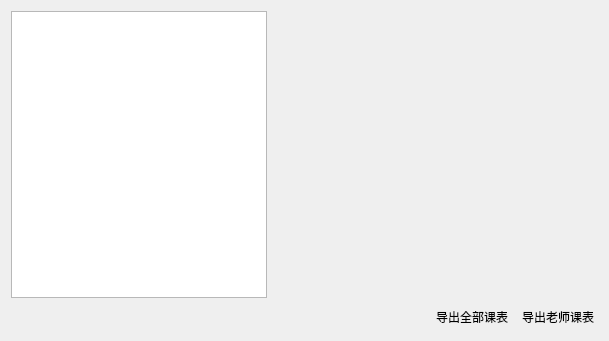
<?xml version="1.0" encoding="UTF-8"?>
<ui version="4.0">
 <class>TeacherScheduleWidget</class>
 <widget class="QWidget" name="TeacherScheduleWidget">
  <property name="geometry">
   <rect>
    <x>0</x>
    <y>0</y>
    <width>609</width>
    <height>341</height>
   </rect>
  </property>
  <property name="windowTitle">
   <string>Form</string>
  </property>
  <layout class="QGridLayout" name="gridLayout">
   <item row="0" column="0">
    <widget class="QTableView" name="teacherTableView">
     <property name="showGrid">
      <bool>false</bool>
     </property>
    </widget>
   </item>
   <item row="0" column="1" colspan="3">
    <widget class="QWidget" name="scheduleWidget" native="true">
     <property name="minimumSize">
      <size>
       <width>200</width>
       <height>0</height>
      </size>
     </property>
    </widget>
   </item>
   <item row="1" column="1">
    <spacer name="horizontalSpacer">
     <property name="orientation">
      <enum>Qt::Horizontal</enum>
     </property>
     <property name="sizeHint" stdset="0">
      <size>
       <width>48</width>
       <height>20</height>
      </size>
     </property>
    </spacer>
   </item>
   <item row="1" column="2">
    <widget class="QPushButton" name="exportAllTeacherScheduleButton">
     <property name="text">
      <string>导出全部课表</string>
     </property>
     <property name="flat">
      <bool>true</bool>
     </property>
    </widget>
   </item>
   <item row="1" column="3">
    <widget class="QPushButton" name="exportTeacherScheduleButton">
     <property name="text">
      <string>导出老师课表</string>
     </property>
     <property name="flat">
      <bool>true</bool>
     </property>
    </widget>
   </item>
  </layout>
 </widget>
 <resources/>
 <connections/>
</ui>
